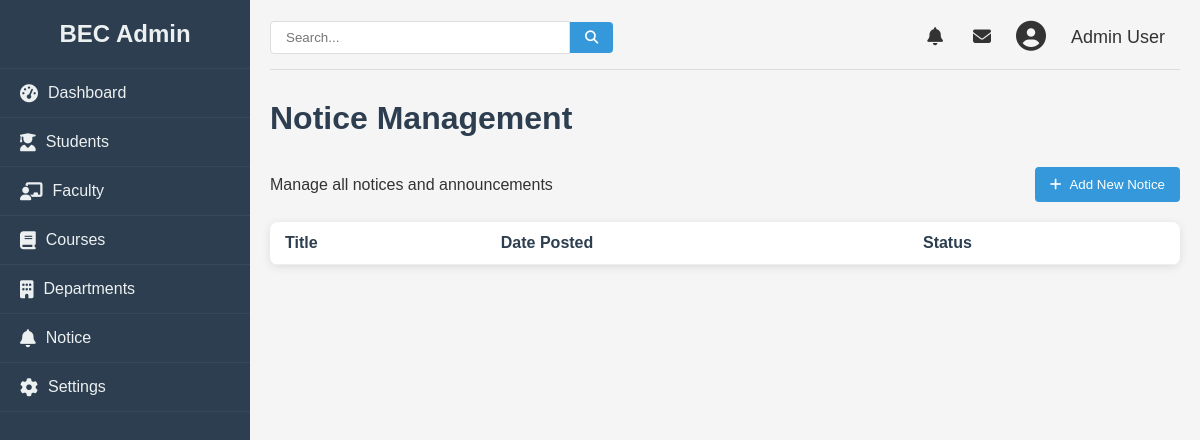
Page /admin/notice (signed in) on the earlier database version.
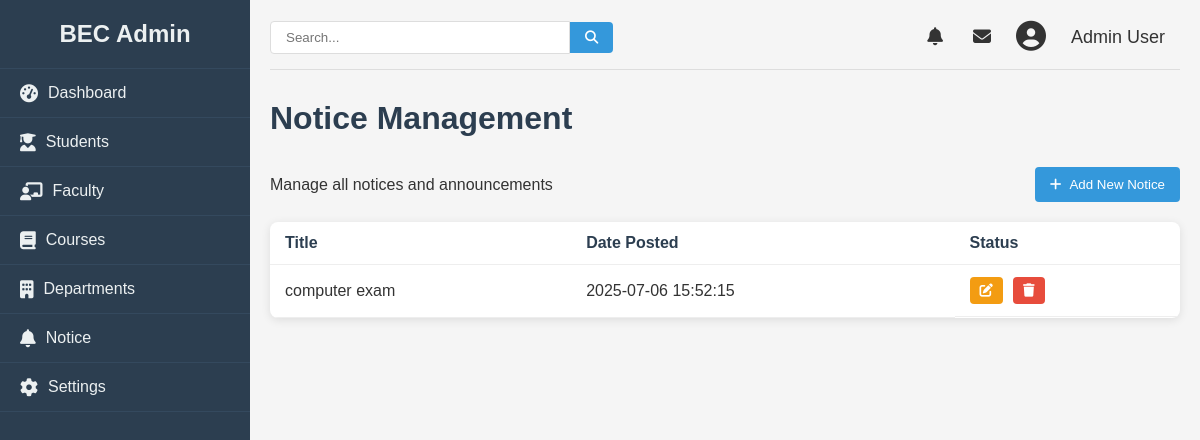
Same page on the later database version.
### college/model.py (models this page shows, shortened)
class Notice(db.Model):
    id = db.Column(db.Integer, primary_key=True)
    title = db.Column(db.String(100), nullable=False)
    content = db.Column(db.String, nullable=False)
    date = db.Column(db.DateTime, nullable=False)

### college/admin/adminroute.py (the view)
@app.route("/admin/notice", methods = ["GET", "POST"])
def notice():
    logged = 'user_id' in session
    if logged:
        notices = Notice.query.all()
        return render_template("notice.html", notices=notices, data= False)
    else:
        return redirect(url_for("login"))

### college/admin/templates/notice.html (shortened to what this page needs)
{% from "macro/cmsnav.html" import cmsnav%}
{%extends "admbase.html"%}
{%block head%}
<link rel="stylesheet" href="{{url_for('static', filename='css/styles.css')}}">
<link rel="stylesheet" href="https://cdnjs.cloudflare.com/ajax/libs/font-awesome/6.4.0/css/all.min.css">
{%endblock%}
{%block content%}
<div class="container" w-tid="21">
    {{cmsnav()}}
    <main class="main-content" w-tid="111">
        <header class="top-header" w-tid="113">
            <div class="search-box" w-tid="115">
                <input type="text" placeholder="Search..." w-tid="117" />
                <button w-tid="119"><i class="fas fa-search" w-tid="121"></i></button>
            </div>
            <div class="user-profile" w-tid="123">
                <span class="notification" w-tid="125"><i class="fas fa-bell" w-tid="127"></i></span>
                <span class="message" w-tid="129"><i class="fas fa-envelope" w-tid="131"></i></span>
                <div class="profile-img" w-tid="133">
                    <i class="fas fa-user-circle" w-tid="135"></i>
                </div>
                <span class="username" w-tid="137">Admin User</span>
            </div>
        </header>
        <div id="dashboard-page" class="content-section" w-tid="139">
            <div class="dashboard" w-tid="141">
                <h1 w-tid="357">Notice Management</h1>
                <div class="students-header" w-tid="359">
                    <p w-tid="361">Manage all notices and announcements</p>
                    <button class="add-student-btn" w-tid="363">
                        <a style="text-decoration: none; color:white;" href="/admin/addnotice">
                            <i class="fas fa-plus" w-tid="365"></i>
                            Add New Notice
                        </a>
                    </button>
                </div>
                <div class="students-table" w-tid="1167">
                    <table w-tid="1169">
                        <thead w-tid="1171">
                            <tr w-tid="1173">
                                <th w-tid="1177">Title</th>
                                <th w-tid="1181">Date Posted</th>
                                <th w-tid="1187">Status</th>
                            </tr>
                        </thead>
                        <tbody w-tid="1191">
                            {%for notice in notices %}
                            <tr w-tid="1193">
                                <td w-tid="1197">{{ notice.title }}</td>
                                <td w-tid="1201">{{ notice.date }}</td>
                                <td class="action-cell" w-tid="1211">
                                    <button class="action-btn edit-btn" w-tid="1217">
                                        <a href="/admin/update/notice/{{notice.id}}">
                                            <i class="fas fa-edit" w-tid="1219"></i>
                                        </a>
                                    </button>
                                    <button class="action-btn delete-btn" w-tid="1221"><a href="/admin/notice/delete/{{notice.id}}"><i class="fas fa-trash" w-tid="723"></i></a></button>
                                </td>
                            </tr>
                            {%endfor%}
                        </tbody>
                    </table>
                </div>
            </div>
        </div>
    </main>
</div>
{%endblock%}

Differences in the rows shown:
added Notice: title "computer exam", date "2025-07-06 15:52:15"
